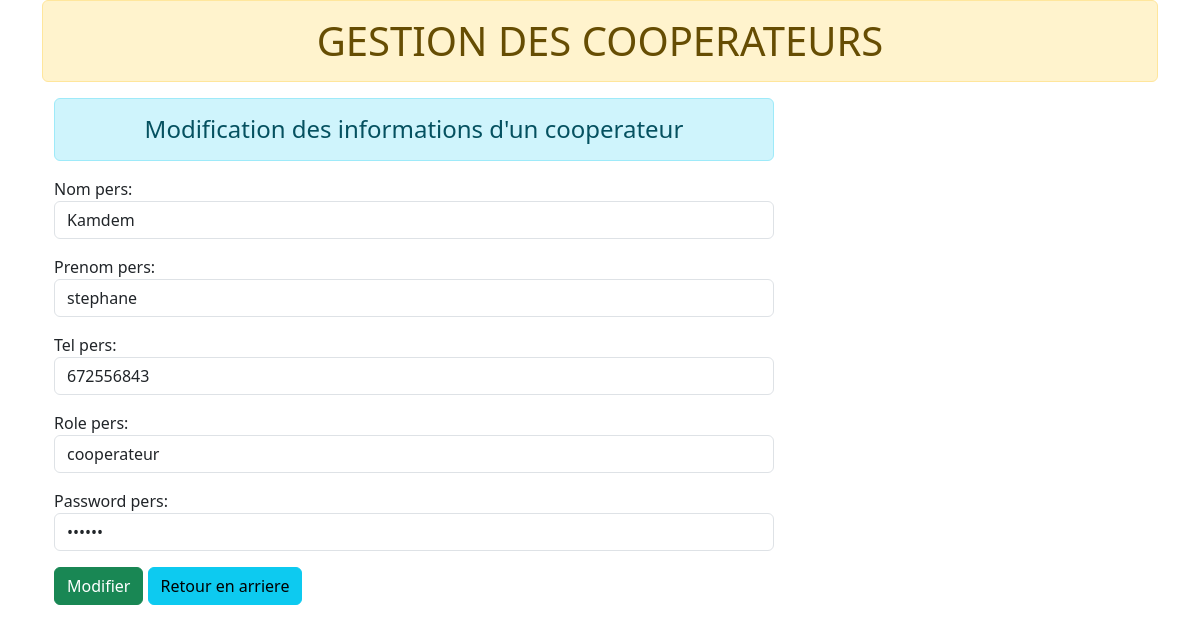
Page /7/ on the committed database.
### GestCoopecphamApp/models.py (models this page shows, shortened)
class personne(models.Model):
    nom_pers = models.CharField(max_length = 700)
    prenom_pers = models.CharField(max_length = 100)
    tel_pers = models.CharField(max_length = 15)
    role_pers = models.CharField(max_length = 15)
    password_pers = models.CharField(max_length = 10)

### GestCoopecphamApp/views.py (the view)
# urls.py: path('<int:id>/',views.update_data_cooperateur, name = "updatedata"),
def update_data_cooperateur(request,id):
    if request.method == 'POST':
        pi= personne.objects.get(pk=id)
        fm = MemberRegistration(request.POST , instance=pi)
        if fm.is_valid():
            fm.save()
    else:
        pi= personne.objects.get(pk=id)
        fm = MemberRegistration(instance=pi)
    return render(request , 'cooperator/updatecooperator.html',{'form':fm})

### GestCoopecphamApp/forms.py
class MemberRegistration (forms.ModelForm):
    class Meta:
        model = personne
        fields = ['nom_pers','prenom_pers','tel_pers','role_pers','password_pers']
        widgets = {
            'nom_pers': forms.TextInput ( attrs = {'class' : 'form-control'}),
            'prenom_pers': forms.TextInput( attrs = {'class':'form-control'}),
            'tel_pers' : forms.TextInput( attrs = {'class':'form-control'}),
            'role_pers' : forms.TextInput( attrs = {'class':'form-control'}),
            'password_pers': forms.PasswordInput( render_value=True, attrs = {'class':'form-control'}),
        }

### GestCoopecphamApp/templates/cooperator/updatecooperator.html (shortened to what this page needs)
{% extends 'cooperator/base.html'%}
{% block content%}
<div class="container">
    <div class="row">
        <div class="col-sm-8">
            <h4 class=" text-center alert alert-info"> Modification des informations d'un cooperateur</h4>
            <form action="" method="post">
                {{form.as_p}}
                <input type="submit" class="btn btn-success" value="Modifier">
                <a href="{% url 'addcooperator' %}" class="btn btn-info"> Retour en arriere</a>
            </form>
        </div>
    </div>
</div>
{% endblock content%}

### rows in the picture
personne: nom_pers "Kamdem", prenom_pers "stephane", tel_pers "672556843", role_pers "cooperateur"
